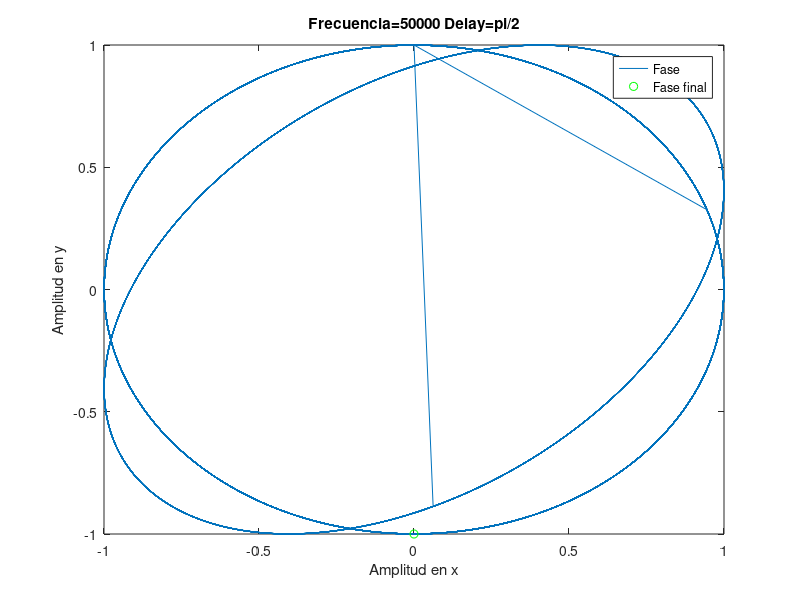
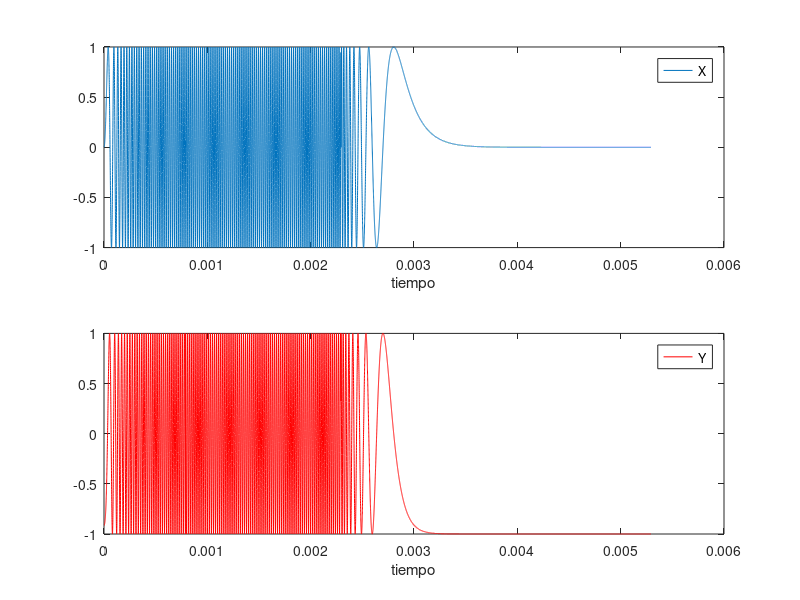

Source code (MATLAB) for these figures, in order:
clear all
close all
clc

%Frecuencia de muestreo:
f_max =   50e3;
tau = 15e-5;

%Parametro de simulación
nciclos         = 75;                %Cantidad de ciclos simulados
simulation_time_constant = (nciclos+0.2)/f_max; %Tiempo de simulacion


%Factor de sobremuestreo continuo
npoints = 500; %Cantidad de muestras que se toman en cada ciclo (en tiempo continuo)
f_s = npoints * f_max;
t_s= 1/f_s;

%Señal discreta muestreada con factor de sobremuestreo npoints_continua
t_line = (0:2*pi*t_s:simulation_time_constant);


%Señal continua con delay pi/2
B = 1; 
A = B;
delay = pi/2; 

t_line_initial = (0:2*pi*t_s:7.895e-4);
x_signal_initial = A * sin(2*pi*f_max*(t_line_initial+tau*(exp(-t_line_initial/tau)-1)));
y_signal_initial = A * sin(2*pi*f_max*(t_line_initial+tau*(exp(-t_line_initial/tau)-1)+delay));

t_line_constant = (7.895e-4:2*pi*t_s:7.895e-4+simulation_time_constant);
x_signal_constant = sin(2*pi*f_max*(t_line_constant-7.895e-4));
y_signal_constant = sin(2*pi*f_max*(t_line_constant-7.895e-4)+delay);

t_line_final = (t_line_constant(end):2*pi*t_s:t_line_constant(end)+20*tau);
x_signal_final = A * sin(2*pi*f_max*tau*(1-exp(-(t_line_final-t_line_constant(end))/tau)));
y_signal_final = A * sin(2*pi*f_max*tau*(1-exp(-(t_line_final-t_line_constant(end))/tau))+delay);

x_signal =[x_signal_initial,x_signal_constant,x_signal_final];
y_signal =[y_signal_initial,y_signal_constant,y_signal_final];

% x_signal = [x_signal, ones(1,npoints)* x_signal(end)];
% y_signal = [y_signal, ones(1,npoints)* y_signal(end)];

%Representación de figuras de Lissajous con delay pi/2

figure
plot(x_signal,y_signal,'-')
axis([-1 1 -1 1]), 
title(sprintf('Frecuencia=%d Delay=pi/2',f_max))
xlabel('Amplitud en x');
ylabel('Amplitud en y');
hold all
plot(x_signal(end),y_signal(end),'og')
legend('Fase','Fase final')
%Comparación entre señal ideal y señal muestreada en funcion del tiempo

% t_line = [t_line,(t_line(end): 2*pi*t_s:t_line(end)+(npoints-1)*2*pi*t_s)];

t_line = [t_line_initial,t_line_constant,t_line_final];

figure
subplot(211)
plot(t_line,x_signal,'-')
xlabel('tiempo')
legend('X')
subplot(212)
plot(t_line,y_signal,'-r')
xlabel('tiempo')
legend('Y')

